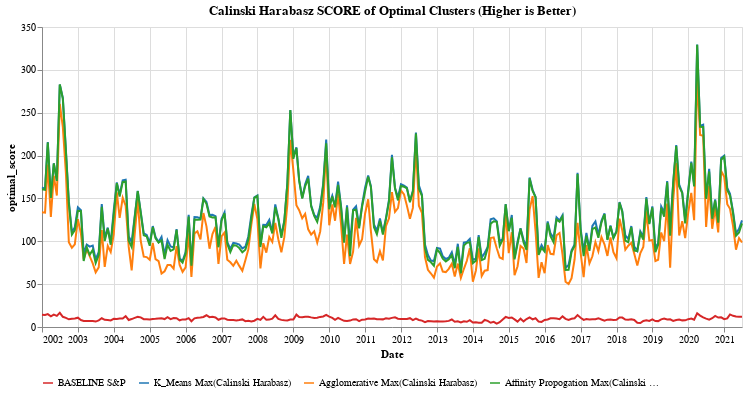

Source (notebook cell):
### Code cell
### Optimal SCORE by Calinski Harabasz score
optimal_cluster_chart = pd.concat([ baseline_df['calinski_harabasz_score'], km_df['calinski_harabasz_score'], ag_df['calinski_harabasz_score'], af_df['calinski_harabasz_score']], axis=1)
sort_order_list=['BASELINE S&P','K_Means Max(Calinski Harabasz)','Agglomerative Max(Calinski Harabasz)','Affinity Propogation Max(Calinski Harabasz)']
optimal_cluster_chart.columns=sort_order_list
#display(optimal_cluster_chart)
optimal_cluster_chart = optimal_cluster_chart.stack().reset_index()
optimal_cluster_chart.columns=['Date','Metric','optimal_score']
#display(optimal_cluster_chart)

alt.Chart(optimal_cluster_chart, title="Calinski Harabasz SCORE of Optimal Clusters (Higher is Better)").mark_line().encode(
    x=alt.X('Date:T'),
    y=alt.Y('optimal_score:Q'),
    color=alt.Color('Metric:N', sort=sort_order_list,
                    #scale = alt.Scale(range = ['red', 'blue', 'purple','orange']),
                    scale = alt.Scale(range = ['#d62728', '#1f77b4', '#ff7f0e','#2ca02c']),
            legend=alt.Legend(orient="bottom", title=None),
    ),
).properties(
    width=700,
    height=300
)#.interactive()

### Figure 1 — Vega-Lite specification as saved in the notebook (floating-point values rounded to 4 significant figures; data arrays with more than 128 entries replaced by an {"elided": "..."} marker saying what was removed)
{"config": {"view": {"continuousWidth": 400, "continuousHeight": 300}}, "data": {"name": "data-4910f06e6568d7fb3fb5650446d39b84"}, "mark": "line", "encoding": {"color": {"type": "nominal", "field": "Metric", "legend": {"orient": "bottom", "title": null}, "scale": {"range": ["#d62728", "#1f77b4", "#ff7f0e", "#2ca02c"]}, "sort": ["BASELINE S&P", "K_Means Max(Calinski Harabasz)", "Agglomerative Max(Calinski Harabasz)", "Affinity Propogation Max(Calinski Harabasz)"]}, "x": {"type": "temporal", "field": "Date"}, "y": {"type": "quantitative", "field": "optimal_score"}}, "height": 300, "title": "Calinski Harabasz SCORE of Optimal Clusters (Higher is Better)", "width": 700, "$schema": "https://vega.github.io/schema/vega-lite/v4.8.1.json", "datasets": {"data-4910f06e6568d7fb3fb5650446d39b84": {"elided": "940 records"}}}
